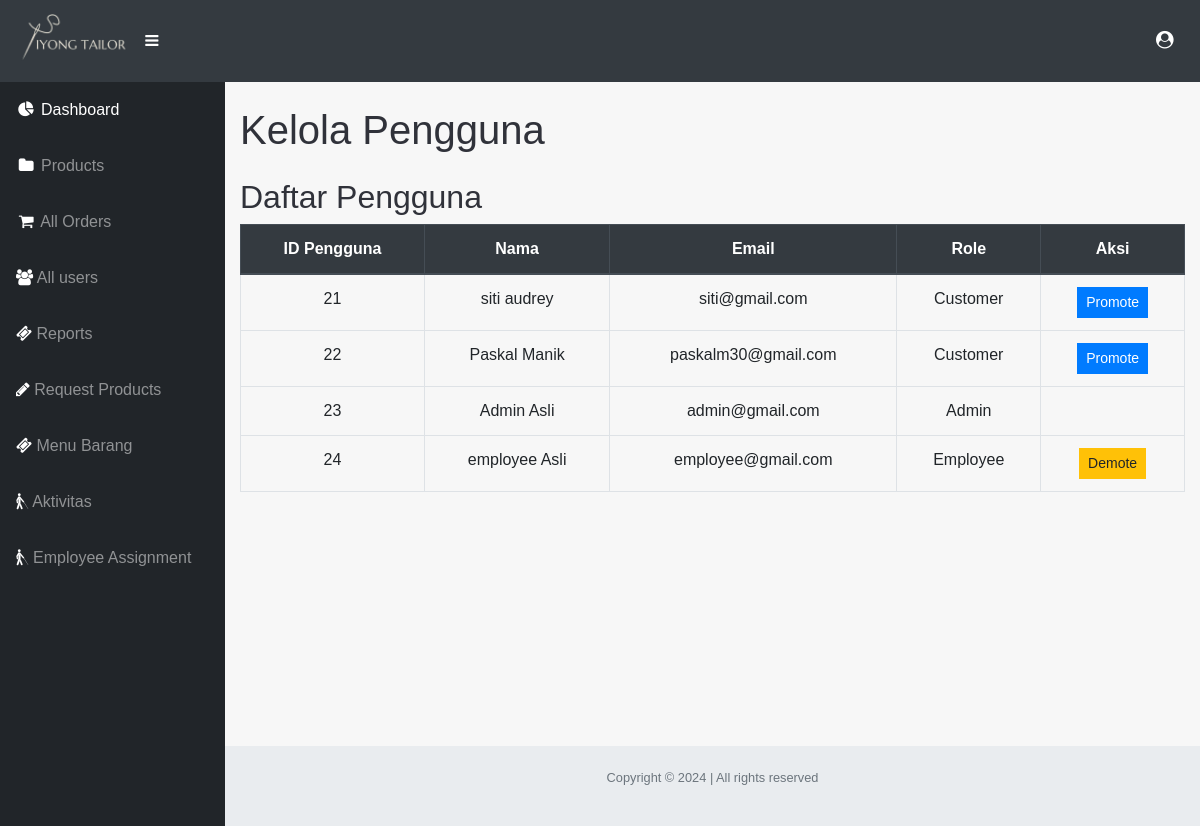
The page /admin/promote_role.php on the database as committed earlier.
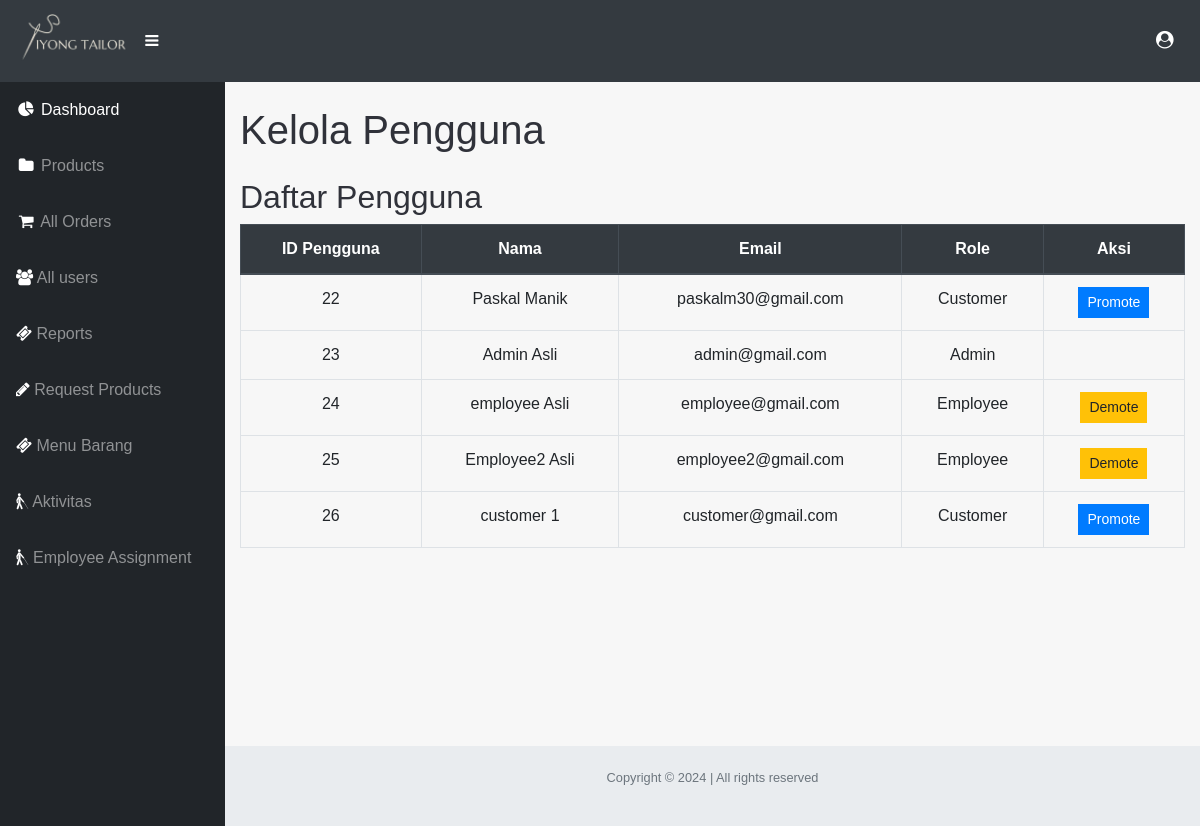
The same page on the database as committed later.
### tables this page shows
CREATE TABLE `users` (
  `user_id` int(11) NOT NULL,
  `firstname` varchar(100) NOT NULL,
  `lastname` varchar(100) NOT NULL,
  `email` varchar(150) NOT NULL,
  `contact_no` varchar(30) DEFAULT NULL,
  `role` enum('customer','admin','employee') NOT NULL DEFAULT 'customer',
  `password` varchar(255) NOT NULL,
  `is_verified` tinyint(1) DEFAULT 0,
  `verification_code` varchar(100) NOT NULL,
  `created_at` timestamp NOT NULL DEFAULT current_timestamp(),
  `updated_at` timestamp NOT NULL DEFAULT current_timestamp() ON UPDATE current_timestamp()
);

### admin/promote_role.php (the view, shortened to what this page needs)
<?php
include './inc/db_connect.php';
include './inc/header.php';
include './inc/sidebar.php';
$user_query = "SELECT * FROM users ORDER BY user_id ASC";
$result = mysqli_query($conn, $user_query);
?>
<div class="container my-4">
    <h1 class="mb-4">Kelola Pengguna</h1>
    <h2>Daftar Pengguna</h2>
    <table class="table table-bordered">
        <thead class="thead-dark">
            <tr>
                <th>ID Pengguna</th>
                <th>Nama</th>
                <th>Email</th>
                <th>Role</th>
                <th>Aksi</th>
            </tr>
        </thead>
        <tbody>
            <?php while ($row = mysqli_fetch_assoc($result)) { ?>
                <tr>
                    <td><?php echo $row['user_id']; ?></td>
                    <td><?php echo $row['firstname'].' '.$row['lastname']; ?></td>
                    <td><?php echo $row['email']; ?></td>
                    <td><?php echo ucfirst($row['role']); ?></td>
                    <td>
                        <form action="" method="POST" class="d-inline">
                            <?php if ($row['role'] == 'customer') { ?>
                                <button type="submit" name="change_role" class="btn btn-primary btn-sm">Promote</button>
                            <?php } elseif ($row['role'] == 'employee') { ?>
                                <button type="submit" name="change_role" class="btn btn-warning btn-sm">Demote</button>
                            <?php } ?>
                        </form>
                    </td>
                </tr>
            <?php } ?>
        </tbody>
    </table>
</div>
<?php
include './inc/footer.php';
?>

Rows that differ between the two databases and show on the page:
removed users: user_id "21", firstname "siti", lastname "audrey", email "siti@gmail.com", role "Customer", shows "Promote"
added users: user_id "25", firstname "Employee2", lastname "Asli", email "employee2@gmail.com", role "Employee", shows "Demote"
added users: user_id "26", firstname "customer", lastname "1", email "customer@gmail.com", role "Customer", shows "Promote"
